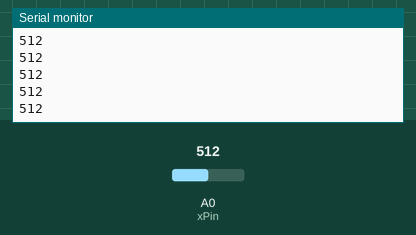
Bench run of a sketch on a simulated Arduino Uno, built with avr-gcc and run on an emulated ATmega328P. Parts: the last lines printed to the serial monitor. The test bench sets the inputs (shaded band); at power-on: A0 (xPin) = 512.

Above: at 1.2 s.
1.3 s: A0 (xPin) set to 716
At 1.8 s:
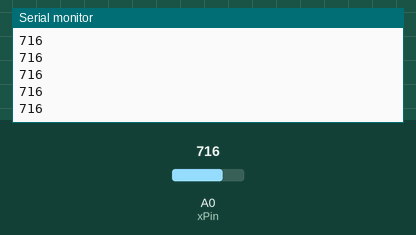
2.8 s: A0 (xPin) set to 900
At 3.5 s:
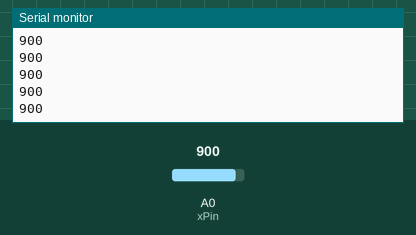
Timing chart, 0 to 5.8 s (numbered marks = the images above; inputs shaded):
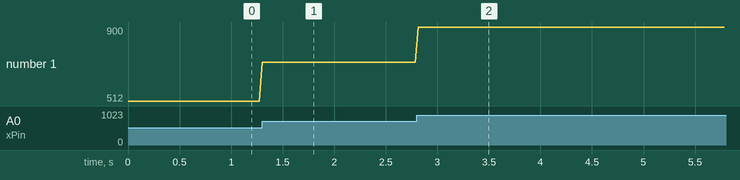

Measured:
- after the input at 1.3 s, the serial monitor: prints a new line at once (image 1)
- after the input at 2.8 s, the serial monitor: prints a new line at once (image 2)
- plotted number 1: 512 → 716 after the input at 1.3 s, 716 → 900 after the input at 2.8 s

The sketch:

etch_x_arduino.ino
```cpp
// variables for pin
int xPin = A0;


void setup() {
  // start Serial
  Serial.begin( 9600 );
}

void loop() {
  // read in value
  int xValue = analogRead( xPin );

  // print out value
  Serial.println( xValue );

  // wait a little bit
  delay( 30 );
}
```
